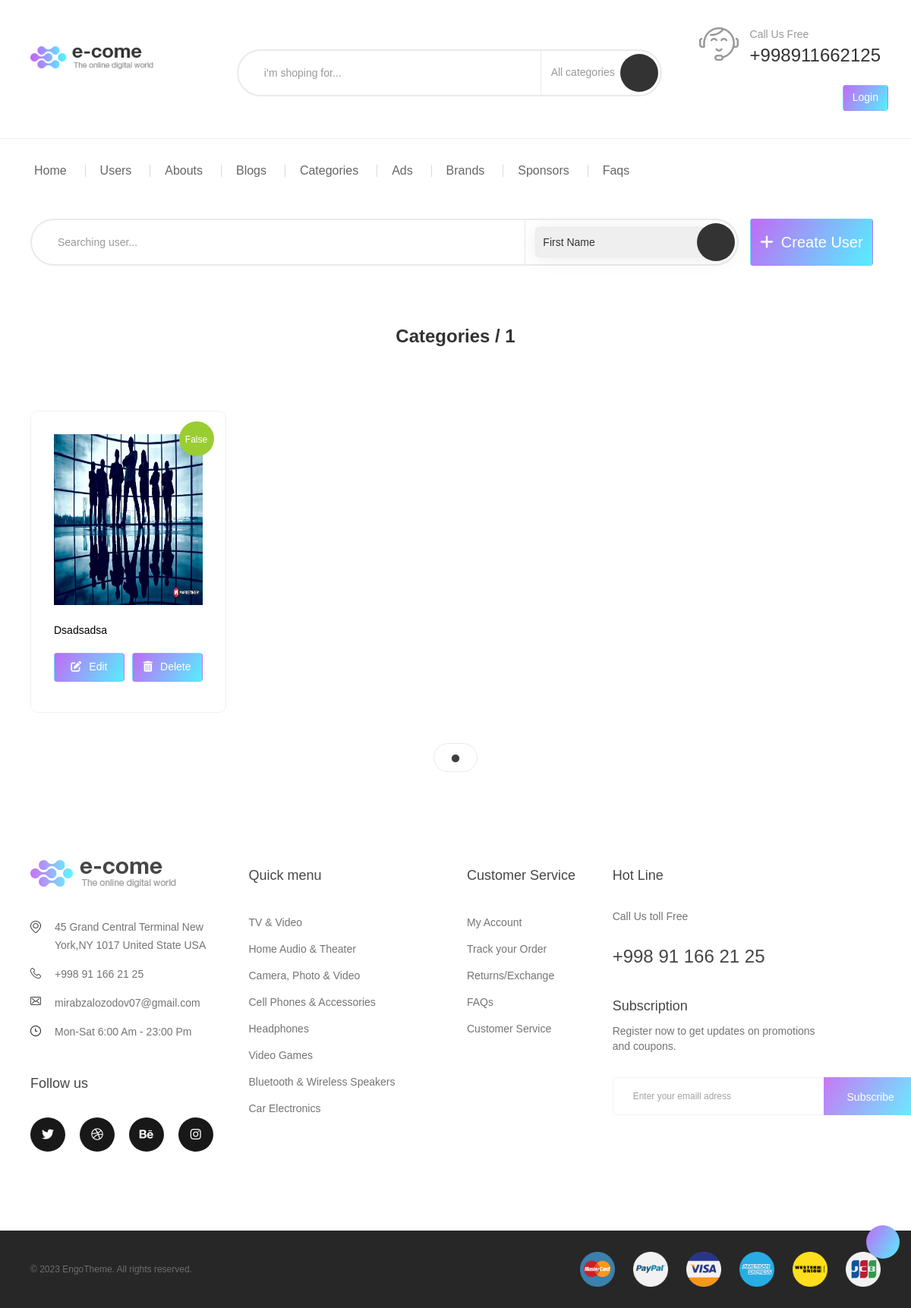
Screenshot of /category/list/ with the database file from the repository.
### category/models.py (models this page shows, shortened)
class CategoryModel (models.Model):
    id = models.AutoField(name='id', primary_key=True)
    block = models.BooleanField(name='block', default=False)
    created_at = models.DateTimeField(name='created_at', auto_now_add=True)
    title = models.CharField(name='title', max_length=100, blank=False, null=False)
    image = models.ImageField(name='image', upload_to='category/', blank=False, null=False)

### category/views.py (the view)
# urls.py: path('list/', CategoryListView.as_view(), name='category_list'),
class CategoryListView (ListView):
    model = CategoryModel
    context_object_name = 'categories'
    template_name = 'admin/categories/admin_category_list.html'

### templates/admin/categories/admin_category_list.html (shortened to what this page needs)
{% extends 'admin/base.html' %}
{% load static %}
{% block content %}
<div class="container container-240">
    <div class="team">
        <div style="display: flex; align-items: center; margin-top: 30px;">
            <div class="col-lg-10 col-md-10 v-center header-search hidden-xs" style="padding: 0;">
                <form name="selected" method="POST">{% csrf_token %}
                    <input type="search" class="form-control" style="width: 100%;" placeholder="Searching user...">
                    <div class="search-panel" style="width: 260px;">
                        <select id="category" class="dropdown-category" style="margin: 0 10px 0 0; padding: 10px 5px;">
                            <option value="first_name">First Name</option>
                        </select>
                    </div>
                    <span class="input-group-btn">
                        <button type="submit" class="button_search" type="button"><i
                                class="ion-ios-search-strong"></i></button>
                    </span>
                </form>
            </div>
            <div class="col-lg-2 col-md-2 v-center">
                <a href="{% url 'category_create' %}">
                    <button class="btn btn-submit btn-gradient" style="font-size: 20px; height: 62px;">
                        <i class="fa-solid fa-plus" style="font-size: 20px; margin-right: 10px;"></i>Create User
                    </button>
                </a>
            </div>
        </div>
        <h1 class="about-title v3 spc text-center">Categories / {{categories|length}}</h1>
        <div class="releases v2" style="padding-top: 0;">
            <div class="tab-content">
                <div id="tv2" class="tab-pane fade in active">
                    <div class="js-multiple-row2">
                        {% for category in categories %}
                        <div class="product-item">
                            <div class="pd-bd product-inner">
                                <div class="product-img">
                                    <a href="{% url 'category_detail' category.pk %}">
                                        {% if category.image %}
                                            <img src="{{category.image.url}}" alt="" width="225px" height="225px" class="img-reponsive" style="margin:  0 auto;">
                                        {% endif %}
                                    </a>
                                    {% if category.block %}
                                    <div class="ribbon-price red"><span>{{category.block}}</span></div>
                                    {% else %}
                                    <div class="ribbon-price" style="background: yellowgreen !important;">
                                        <span>{{category.block}}</span></div>
                                    {% endif %}
                                </div>
                                <div class="product-info">
                                    <div class="color-group"></div>
                                    <div class="element-list element-list-middle">
                                        <h3 class="product-title">
                                            <a href="{% url 'category_detail' category.pk %}">
                                                {{category.title}}
                                            </a>
                                        </h3>
                                    </div>
                                    <div class="flex" style="gap: 10px;">
                                        <a href="{% url 'category_update' category.pk %}" style="width: 100%;">
                                            <button class="btn btn-submit btn-gradient"
                                                style="width: 100%; padding: 8px; margin: 10px 0; font-size: 14px;">
                                                <i class="fa-solid fa-pen-to-square"
                                                    style="font-size: 14px; margin-right: 10px;"></i>Edit
                                            </button>
                                        </a>
                                        <a href="{% url 'category_delete' category.pk %}" style="width: 100%;">
                                            <button class="btn btn-submit btn-gradient"
                                                style="width: 100%; padding: 8px; margin: 10px 0; font-size: 14px;">
                                                <i class="fa-solid fa-trash-can"
                                                    style="font-size: 14px; margin-right: 10px;"></i>Delete
                                            </button>
                                        </a>
                                    </div>
                                </div>
                            </div>
                        </div>
                        {% endfor %}
                    </div>
                </div>
            </div>
        </div>
    </div>
</div>
{% endblock %}

### rows the page displays
CategoryModel: image (picture), block "False", title "Dsadsadsa"

### other values shown
{{ categories|length }} "1"
